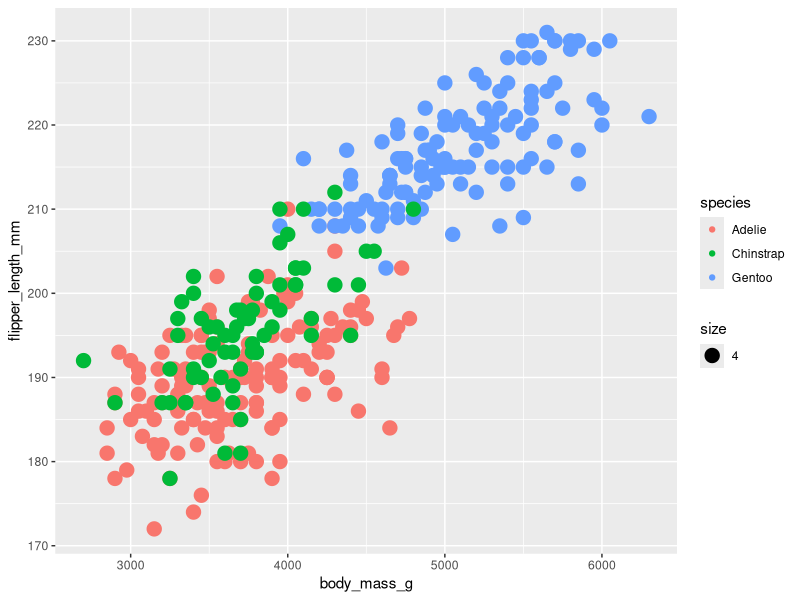

This figure's R source:
## ---- chunk 1
knitr::opts_chunk$set(echo = TRUE)
library(tidyverse)
library(palmerpenguins)
view(penguins)
glimpse(penguins)
## ---- chunk 2
ggplot(data= penguins, aes(x=body_mass_g, y = flipper_length_mm))+
         geom_point(aes(color=species, size=4)) 
  
